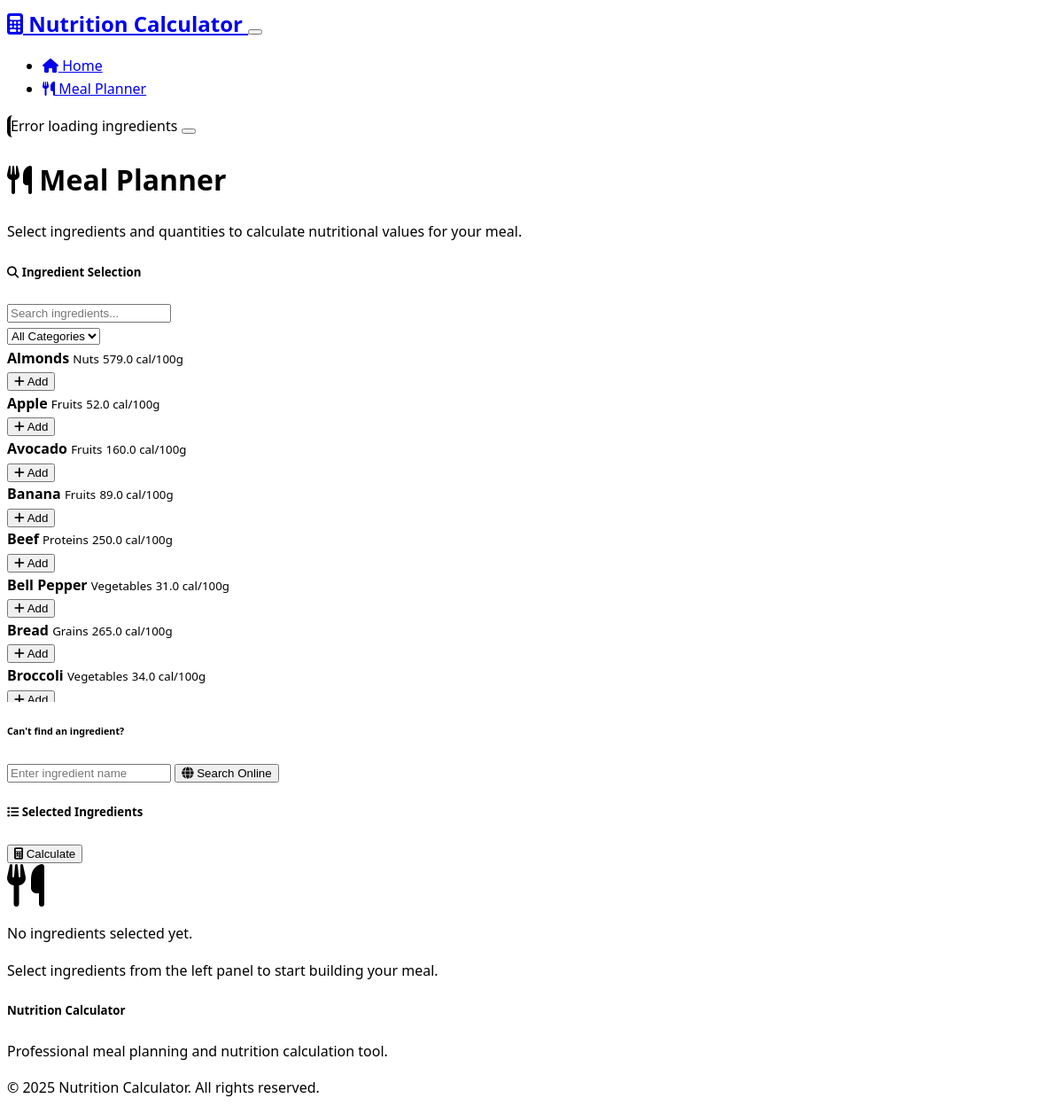
The page /meal-planner on the database its author committed.
### models.py (models this page shows, shortened)
class Ingredient(db.Model):
    __tablename__ = 'ingredients'
    id = Column(Integer, primary_key=True)
    name = Column(String(200), nullable=False, unique=True)
    category = Column(String(100), nullable=True)
    calories = Column(Float, default=0.0)
    protein = Column(Float, default=0.0)
    carbs = Column(Float, default=0.0)
    fat = Column(Float, default=0.0)
    fiber = Column(Float, default=0.0)
    sugar = Column(Float, default=0.0)
    sodium = Column(Float, default=0.0)
    potassium = Column(Float, default=0.0)
    calcium = Column(Float, default=0.0)
    iron = Column(Float, default=0.0)
    vitamin_a = Column(Float, default=0.0)
    vitamin_c = Column(Float, default=0.0)
    vitamin_d = Column(Float, default=0.0)
    vitamin_e = Column(Float, default=0.0)
    vitamin_k = Column(Float, default=0.0)
    created_at = Column(DateTime, default=datetime.utcnow)

### routes.py (the view)
@app.route('/meal-planner')
def meal_planner():
    ingredients = Ingredient.query.order_by(Ingredient.name).all()
    categories = db.session.query(Ingredient.category).distinct().all()
    categories = [cat[0] for cat in categories if cat[0]]
    return render_template('meal_planner.html',
                         ingredients=ingredients,
                         categories=categories)

### templates/meal_planner.html (shortened to what this page needs)
{% extends "base.html" %}
{% block content %}
<div class="row">
    <div class="col-12">
        <h1><i class="fas fa-utensils"></i> Meal Planner</h1>
        <p class="lead">Select ingredients and quantities to calculate nutritional values for your meal.</p>
    </div>
</div>
<div class="row">
    <div class="col-lg-6">
        <div class="card">
            <div class="card-header">
                <h5><i class="fas fa-search"></i> Ingredient Selection</h5>
            </div>
            <div class="card-body">
                <div class="row mb-3">
                    <div class="col-md-8">
                        <input type="text" class="form-control" id="ingredientSearch" placeholder="Search ingredients...">
                    </div>
                    <div class="col-md-4">
                        <select class="form-select" id="categoryFilter">
                            <option value="">All Categories</option>
                        </select>
                    </div>
                </div>
                <div class="ingredient-list" style="max-height: 400px; overflow-y: auto;">
                    <div id="ingredientResults">
                        {% for ingredient in ingredients[:20] %}
                        <div class="ingredient-item border rounded p-2 mb-2" data-id="{{ ingredient.id }}">
                            <div class="d-flex justify-content-between align-items-center">
                                <div>
                                    <strong>{{ ingredient.name }}</strong>
                                    <small class="text-muted d-block">{{ ingredient.category or 'Unknown' }}</small>
                                    <small class="text-info">{{ ingredient.calories }} cal/100g</small>
                                </div>
                                <button class="btn btn-sm btn-outline-primary add-ingredient">
                                    <i class="fas fa-plus"></i> Add
                                </button>
                            </div>
                        </div>
                        {% endfor %}
                    </div>
                </div>
                <div class="mt-3">
                    <h6>Can't find an ingredient?</h6>
                    <form method="POST" action="{{ url_for('scrape_ingredient') }}" class="d-flex gap-2">
                        <input type="text" class="form-control" name="ingredient_name" placeholder="Enter ingredient name">
                        <button type="submit" class="btn btn-outline-secondary">
                            <i class="fas fa-globe"></i> Search Online
                        </button>
                    </form>
                </div>
            </div>
        </div>
    </div>
    <div class="col-lg-6">
        <div class="card">
            <div class="card-header d-flex justify-content-between align-items-center">
                <h5><i class="fas fa-list"></i> Selected Ingredients</h5>
                <button class="btn btn-sm btn-outline-primary" id="calculateBtn">
                    <i class="fas fa-calculator"></i> Calculate
                </button>
            </div>
            <div class="card-body">
                <div id="selectedIngredients">
                    <div class="text-muted text-center py-4">
                        <i class="fas fa-utensils fa-3x mb-3"></i>
                        <p>No ingredients selected yet.</p>
                        <p>Select ingredients from the left panel to start building your meal.</p>
                    </div>
                </div>
            </div>
        </div>
    </div>
</div>
{% endblock %}

### templates/base.html (shortened to what this page needs)
<!DOCTYPE html>
<html lang="en" data-bs-theme="dark">
<head>
    <link href="https://cdn.replit.com/agent/bootstrap-agent-dark-theme.min.css" rel="stylesheet">
    <link rel="stylesheet" href="https://cdnjs.cloudflare.com/ajax/libs/font-awesome/6.4.0/css/all.min.css">
    <link rel="stylesheet" href="{{ url_for('static', filename='css/style.css') }}">
</head>
<body>
    <nav class="navbar navbar-expand-lg navbar-dark bg-dark">
        <div class="container">
            <a class="navbar-brand" href="{{ url_for('index') }}">
                <i class="fas fa-calculator"></i> Nutrition Calculator
            </a>
            <button class="navbar-toggler" type="button" data-bs-toggle="collapse" data-bs-target="#navbarNav">
            </button>
            <div class="collapse navbar-collapse" id="navbarNav">
                <ul class="navbar-nav ms-auto">
                    <li class="nav-item">
                        <a class="nav-link" href="{{ url_for('index') }}">
                            <i class="fas fa-home"></i> Home
                        </a>
                    </li>
                    <li class="nav-item">
                        <a class="nav-link" href="{{ url_for('meal_planner') }}">
                            <i class="fas fa-utensils"></i> Meal Planner
                        </a>
                    </li>
                </ul>
            </div>
        </div>
    </nav>
    <main class="container mt-4">
        {% block content %}{% endblock %}
    </main>
    <footer class="bg-dark text-light mt-5 py-4">
        <div class="container">
            <div class="row">
                <div class="col-md-6">
                    <h5>Nutrition Calculator</h5>
                    <p>Professional meal planning and nutrition calculation tool.</p>
                </div>
                <div class="col-md-6 text-md-end">
                    <p>&copy; 2025 Nutrition Calculator. All rights reserved.</p>
                </div>
            </div>
        </div>
    </footer>
</body>
</html>

### static/css/style.css (style rules this page uses)
body { font-family: 'Segoe UI', Tahoma, Geneva, Verdana, sans-serif; line-height: 1.6; }
.navbar-brand { font-weight: bold; font-size: 1.5rem; }
.card { transition: transform 0.2s ease-in-out, box-shadow 0.2s ease-in-out; border: 1px solid var(--bs-border-color); }
.ingredient-item { transition: all 0.2s ease-in-out; cursor: pointer; background: var(--bs-body-bg); }
footer { margin-top: auto; }
html { scroll-behavior: smooth; }

### rows shown on the page
Ingredient: name "Almonds", category "Nuts", calories "579.0"
Ingredient: name "Apple", category "Fruits", calories "52.0"
Ingredient: name "Avocado", category "Fruits", calories "160.0"
Ingredient: name "Banana", category "Fruits", calories "89.0"
Ingredient: name "Beef", category "Proteins", calories "250.0"
Ingredient: name "Bell Pepper", category "Vegetables", calories "31.0"
Ingredient: name "Bread", category "Grains", calories "265.0"
Ingredient: name "Broccoli", category "Vegetables", calories "34.0"
